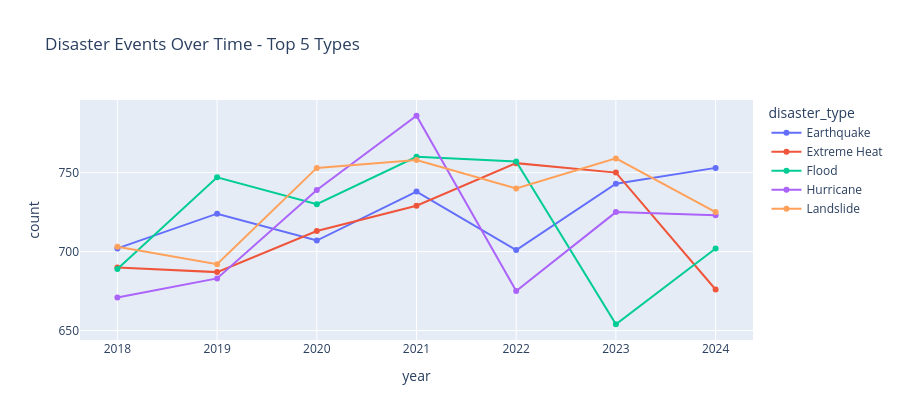

Notebook source saved alongside this figure:
### Code cell
# Geographic and temporal visualizations (Plotly)
# Uses ISO-3 codes (Plotly's recommended locationmode; "country names" is deprecated)
import plotly.express as px
import pycountry

def to_iso3(name):
    if not isinstance(name, str):
        return None
    try:
        return pycountry.countries.lookup(name.strip()).alpha_3
    except LookupError:
        return None

if df is not None:
    # Map: casualties by country (global choropleth)
    if 'country' in df.columns and 'casualties' in df.columns:
        country_stats = df.groupby('country', as_index=False).agg(
            total_casualties=('casualties', 'sum'),
            event_count=('disaster_type', 'count'),
        ).sort_values('total_casualties', ascending=False).head(50)

        country_stats['iso_alpha'] = country_stats['country'].apply(to_iso3)
        unmapped = country_stats[country_stats['iso_alpha'].isna()]['country'].tolist()
        if unmapped:
            print(f"Note: {len(unmapped)} country names skipped (no ISO-3 match): {unmapped[:5]}{'...' if len(unmapped) > 5 else ''}")
        country_stats = country_stats.dropna(subset=['iso_alpha'])

        fig_map = px.choropleth(
            country_stats,
            locations='iso_alpha',
            locationmode='ISO-3',
            color='total_casualties',
            hover_name='country',
            hover_data=['event_count'],
            color_continuous_scale='Reds',
            title='Total Disaster Casualties by Country (Top 50)',
        )
        fig_map.update_layout(height=500, margin=dict(l=0, r=0, t=40, b=0))
        fig_map.show()

    # Timeline: events by year and type (grouped line chart)
    date_col = next((c for c in ['date', 'year', 'event_date'] if c in df.columns), None)
    if date_col is not None and 'disaster_type' in df.columns:
        d = df.copy()
        if date_col != 'year':
            d['year'] = pd.to_datetime(d[date_col], errors='coerce').dt.year
        else:
            d['year'] = pd.to_numeric(d['year'], errors='coerce')
        d = d.dropna(subset=['year'])
        d['year'] = d['year'].astype(int)
        top5_types = d['disaster_type'].value_counts().head(5).index.tolist()
        timeline = (d[d['disaster_type'].isin(top5_types)]
                    .groupby(['year', 'disaster_type']).size()
                    .reset_index(name='count'))
        fig_time = px.line(
            timeline, x='year', y='count', color='disaster_type', markers=True,
            title='Disaster Events Over Time - Top 5 Types',
        )
        fig_time.update_layout(height=420)
        fig_time.show()

### Figure 1 — Plotly figure (JSON) as saved in the notebook; plotly's stock layout.template omitted (floating-point values rounded to 4 significant figures)
{"data": [{"hovertemplate": "disaster_type=Earthquake<br>year=%{x}<br>count=%{y}<extra></extra>", "legendgroup": "Earthquake", "line": {"color": "#636efa", "dash": "solid"}, "marker": {"symbol": "circle"}, "mode": "lines+markers", "name": "Earthquake", "orientation": "v", "showlegend": true, "type": "scatter", "x": [2018, 2019, 2020, 2021, 2022, 2023, 2024], "xaxis": "x", "y": [702, 724, 707, 738, 701, 743, 753], "yaxis": "y"}, {"hovertemplate": "disaster_type=Extreme Heat<br>year=%{x}<br>count=%{y}<extra></extra>", "legendgroup": "Extreme Heat", "line": {"color": "#EF553B", "dash": "solid"}, "marker": {"symbol": "circle"}, "mode": "lines+markers", "name": "Extreme Heat", "orientation": "v", "showlegend": true, "type": "scatter", "x": [2018, 2019, 2020, 2021, 2022, 2023, 2024], "xaxis": "x", "y": [690, 687, 713, 729, 756, 750, 676], "yaxis": "y"}, {"hovertemplate": "disaster_type=Flood<br>year=%{x}<br>count=%{y}<extra></extra>", "legendgroup": "Flood", "line": {"color": "#00cc96", "dash": "solid"}, "marker": {"symbol": "circle"}, "mode": "lines+markers", "name": "Flood", "orientation": "v", "showlegend": true, "type": "scatter", "x": [2018, 2019, 2020, 2021, 2022, 2023, 2024], "xaxis": "x", "y": [689, 747, 730, 760, 757, 654, 702], "yaxis": "y"}, {"hovertemplate": "disaster_type=Hurricane<br>year=%{x}<br>count=%{y}<extra></extra>", "legendgroup": "Hurricane", "line": {"color": "#ab63fa", "dash": "solid"}, "marker": {"symbol": "circle"}, "mode": "lines+markers", "name": "Hurricane", "orientation": "v", "showlegend": true, "type": "scatter", "x": [2018, 2019, 2020, 2021, 2022, 2023, 2024], "xaxis": "x", "y": [671, 683, 739, 786, 675, 725, 723], "yaxis": "y"}, {"hovertemplate": "disaster_type=Landslide<br>year=%{x}<br>count=%{y}<extra></extra>", "legendgroup": "Landslide", "line": {"color": "#FFA15A", "dash": "solid"}, "marker": {"symbol": "circle"}, "mode": "lines+markers", "name": "Landslide", "orientation": "v", "showlegend": true, "type": "scatter", "x": [2018, 2019, 2020, 2021, 2022, 2023, 2024], "xaxis": "x", "y": [703, 692, 753, 758, 740, 759, 725], "yaxis": "y"}], "layout": {"height": 420, "legend": {"title": {"text": "disaster_type"}, "tracegroupgap": 0}, "title": {"text": "Disaster Events Over Time - Top 5 Types"}, "xaxis": {"anchor": "y", "domain": [0, 1], "title": {"text": "year"}}, "yaxis": {"anchor": "x", "domain": [0, 1], "title": {"text": "count"}}}}
